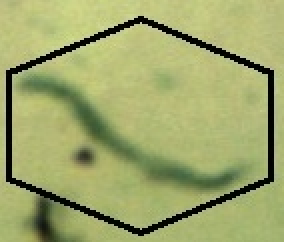
#> input picture data-sample/train-test/Mannual_Microscope-2_set1/BoundingBoxImages/artifacts/11_bbox_1.jpg, 142 x 121 px (shown 2 times larger)
$ python -i app.py   (imports and definitions only)
#> lines starting #> are read from the running program, lines starting #| are printed output that depends on the picture; after the words box and inside, x2 and y2 are one past the last pixel; in counts of white or black regions, pixels touching at a corner belong together
from flask import Flask, render_template, request, redirect
import os
import cv2
import numpy as np
import pandas as pd
import joblib
from skimage.morphology import remove_small_objects
import matplotlib
import matplotlib.pyplot as plt
import io
import base64
from flask import send_file

# [1 line not run here, left out]
UPLOAD_FOLDER = 'static/uploads/'
# [1 line that did not run here, left out]

# [1 line not run here, left out]
img_shape = (600, 800)

# [3 lines that did not run here, left out]

# [22 lines that did not run here, left out]


def process_image(img_file_path):
    orig_img = cv2.imread(img_file_path)
#> orig_img is the input picture: shape (121, 142, 3); mean B, G, R 107.1, 166.9, 158.6

    if orig_img is None:
        raise ValueError(f"Failed to load image from path {img_file_path}. Ensure the file is an image and is not corrupted.")

    orig_img_shape = orig_img.shape
#> orig_img_shape = (121, 142, 3)
    img = orig_img.copy()
    img_gray = cv2.cvtColor(img, cv2.COLOR_BGR2GRAY)
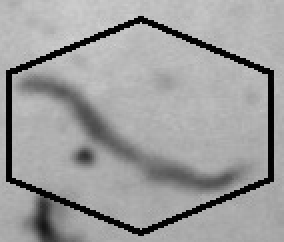
#> img_gray: shape (121, 142) (shown 2 times larger); min 0, max 210, mean 157.6
    _, img_th = cv2.threshold(img_gray, 30, 255, cv2.THRESH_BINARY_INV)
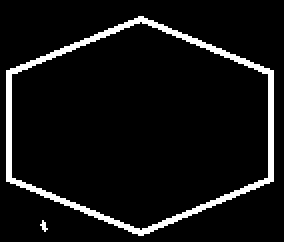
#> img_th: shape (121, 142) (shown 2 times larger); 7% white; 2 white regions (1 under 20 px), largest, box (x1, y1, x2, y2) and area: (3, 8, 137, 118) 1183
    img_th_inv = 255 - img_th

    img_seg = image_segmentation(img, orig_img_shape)

    img_shape = (600, 800)
    img_seg = cv2.resize(img_seg, (img_shape[1], img_shape[0]))

    img_pp = image_postprocess(img_seg)

    # contours, _ = cv2.findContours(img_pp, cv2.RETR_EXTERNAL, cv2.CHAIN_APPROX_SIMPLE)

    contours_filt = find_contours(img_pp, img_shape)

    cols_data = ['Area', 'Relative convex area', 'Circularity', 'Compactness', 'Eccentricity', 'Class']
    # data_test = pd.DataFrame(columns=cols_data)

    img_cnt = np.zeros(img_shape, np.uint8)

    features_list = []

    for cnt in contours_filt:
        features = extract_features(cnt)
        cnt_centre, area, roughness, rel_conv_area, eccentricity, circularity, compactness, eccentricity = features
        cls_lbl = None
        img_cnt = cv2.drawContours(img_cnt, [cnt], -1, 255, 3)

        features_list.append({
            'Area': area,
            'Roughness': roughness,
            'Relative convex area': rel_conv_area,
            'Circularity': circularity,
            'Compactness': compactness,
            'Eccentricity': eccentricity,
            'Class': cls_lbl
        })

    data_test = pd.DataFrame(features_list)

    data_test.drop(["Roughness"],axis=1,inplace=True)

    X_final_test = data_test.iloc[:,:-1]

    y_final_test = rf.predict(X_final_test)

    data_test["Class"] = y_final_test

    # print(y_final_test)
    pd.set_option('display.max_rows',None)
    img_bb = img_cnt.copy()
    for i in range(len(contours_filt)):
        cnt = contours_filt[i]
        (x_ell,y_ell),(ma,MA),angle = cv2.fitEllipse(cnt)
        x_rect,y_rect,w,h = cv2.boundingRect(cnt)
        if (data_test.iloc[i,-1]=='1'):
            #cv2.circle(img_bb,(int(x_ell),int(y_ell)),int(MA),255,3)
            cv2.ellipse(img_bb, (int(x_ell),int(y_ell)), (int(ma),int(MA)), int(angle), 0, 360, color=255, thickness=3)
        elif (data_test.iloc[i,-1]=='2'):
            cv2.rectangle(img_bb, (x_rect, y_rect), (x_rect+w, y_rect+h), 255, 3)

    num_sing_tb_list = []
    for i in range(data_test.shape[0]):
        sing_tb_count = 0
        if (data_test["Class"][i]=="1"):
            sing_tb_count+=1
        elif (data_test["Class"][i]=="2"):
            cnt = contours_filt[i]
            sing_tb_count,defects = count_single_bacillus(cnt)
            sing_tb_count = max(1,sing_tb_count)
        num_sing_tb_list.append(sing_tb_count)

    bacilli_count = sum(num_sing_tb_list)

    matplotlib.rcParams.update({'font.size': 15})
    fig, ax = plt.subplots(2, 2, figsize=(20, 15))
    ax[0, 0].imshow(cv2.cvtColor(orig_img, cv2.COLOR_BGR2RGB))
    ax[0, 0].set_xlabel("Original Image")
    ax[0, 1].imshow(img_pp, cmap='gray')
    ax[0, 1].set_xlabel("Post processed image")
    ax[1, 0].imshow(cv2.cvtColor(orig_img, cv2.COLOR_BGR2RGB))
    ax[1, 0].set_xlabel("Original Image")
    ax[1, 1].imshow(cv2.cvtColor(img_bb, cv2.COLOR_BGR2RGB))
    ax[1, 1].set_xlabel("Image with bounding boxes")

    plot_image_path = os.path.join(app.config['UPLOAD_FOLDER'], 'plot_image.png')
    plt.savefig(plot_image_path)
    plt.close(fig)

    # Convert DataFrame to HTML for rendering
    data_test_html = data_test.to_html()

    return bacilli_count, plot_image_path, data_test_html, num_sing_tb_list


# Function definition of image segmentation to separate the potential bacilli objects from image background

def image_segmentation(img, orig_img_shape):
#> called with orig_img_shape = (121, 142, 3)
    orig_img_shape = img.shape
#> orig_img_shape = (121, 142, 3)
    img_ycrcb = cv2.cvtColor(img, cv2.COLOR_BGR2YCrCb)
#> img_ycrcb: shape (121, 142, 3); mean of channels 0, 1, 2 157.6, 128.7, 99.5
    img_cr = img_ycrcb[:,:,1]
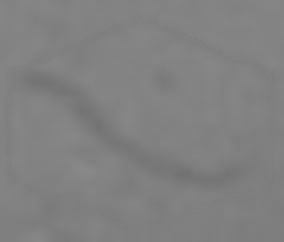
#> img_cr: shape (121, 142) (shown 2 times larger); min 114, max 136, mean 128.7
    cr_hist,_ = np.histogram(img_cr.ravel(),256,[0,256])
#> cr_hist = 256 values, max 3061 at index 131, min 0 at index 0, mean 67.12
    cr_hist_diff = np.diff(cr_hist)
#> cr_hist_diff = 255 values, max 1031 at index 126, min -1619 at index 132, mean 0

    img_lab = cv2.cvtColor(img, cv2.COLOR_BGR2LAB)
#> img_lab: shape (121, 142, 3); mean of channels 0, 1, 2 168.3, 115.5, 157.5
    img_a = img_lab[:,:,1]
    a_hist,_ = np.histogram(img_a.ravel(),256,[0,256])
#> a_hist = 256 values, max 3158 at index 115, min 0 at index 0, mean 67.12
    a_hist_diff = np.diff(a_hist)
#> a_hist_diff = 255 values, max 1220 at index 114, min -1204 at index 117, mean 0

    int_lvls = np.arange(0,255)

    cr_hist_th = int(-18000*(orig_img_shape[0]*orig_img_shape[1])/(1200*900))
#> cr_hist_th = -286
    if (int_lvls[cr_hist_diff<=cr_hist_th].size!=0):
        cr_th_i = np.max(int_lvls[cr_hist_diff<=cr_hist_th])
#> cr_th_i = 133
    else:
        cr_th_i = np.argmax(cr_hist)

    a_hist_th = int(-1000*(orig_img_shape[0]*orig_img_shape[1])/(1200*900))
#> a_hist_th = -15
    if (int_lvls[a_hist_diff<=a_hist_th].size!=0):
        a_th_i = np.max(int_lvls[a_hist_diff<=a_hist_th])
#> a_th_i = 128
    else:
        a_th_i = np.argmax(a_hist)


    a_th = a_th_i
#> a_th = 128
    cr_th = cr_th_i
#> cr_th = 133
    _, img_a_th = cv2.threshold(img_a, a_th, 255, cv2.THRESH_BINARY)
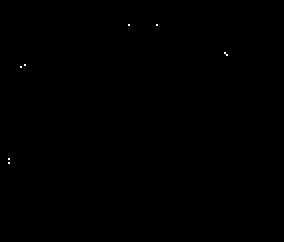
#> img_a_th: shape (121, 142) (shown 2 times larger); 0.05% white in thin lines or dots, all inside (x1, y1, x2, y2) = (4, 12, 114, 82)
    _, img_cr_th = cv2.threshold(img_cr, cr_th, 255, cv2.THRESH_BINARY)
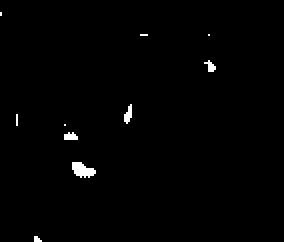
#> img_cr_th: shape (121, 142) (shown 2 times larger); 0.88% white; 10 white regions (7 under 20 px), largest, box (x1, y1, x2, y2) and area: (36, 81, 48, 89) 63, (62, 52, 66, 62) 25, (32, 66, 39, 70) 22

    img_seg = cv2.bitwise_and(img_cr_th,img_a_th)
#> img_seg: shape (121, 142); every value is 0
#> in process_image, `img_seg = cv2.resize(img_seg, (img_shape[1], img_shape[0]))`: img_seg: shape (600, 800); every value is 0

    return img_seg

# Function definition of image postprocessing to remove small size artifacts from segmented image

def image_postprocess(img_seg):

    # Removing small size artifacts on segmented image
    img_bin1 = (img_seg//255).astype(bool)
    img_rem1 = remove_small_objects(img_bin1,min_size=20,connectivity=8).astype('uint8')*255
    #img_fill = (remove_small_holes(img_rem1,area_threshold=5000,connectivity=8)).astype('uint8')*255
    #img_bin2 = (img_fill//255).astype(bool)
    #img_rem2 = remove_small_objects(img_bin2,min_size=50,connectivity=8).astype('uint8')*255
    img_pp = img_rem1.copy()

    return img_pp

# Function definition to assign class label to each image object

# [70 lines left out: functions label_image_objects, get_class_lbl, extract_features, not called in this run]

# Function definition to find contours of objects present on the post processed labelled image

def find_contours(img_pp_lbl, img_shape):
#> called with img_shape = (600, 800)
    contours,_ = cv2.findContours(img_pp_lbl, cv2.RETR_EXTERNAL, cv2.CHAIN_APPROX_SIMPLE)
#> contours = []
    area_th = 2000
    contours_filt = []
    for cnt in contours:
        if (len(cnt)<5):
            continue
        (x,y),(ma,MA),angle = cv2.fitEllipse(cnt)
        area = cv2.contourArea(cnt)
        area_ell = np.pi*ma*MA/4
        if (x>img_shape[1] or x<0 or y>img_shape[0] or y<0 or area<5 or area>area_th):
            continue
        contours_filt.append(cnt)
#> this loop made 0 passes
#> after the loop, contours_filt = []

    return contours_filt

# [36 lines left out: function count_single_bacillus, not called in this run]

# [2 lines not run here, left out]

>>> result = process_image('../data-sample/train-test/Mannual_Microscope-2_set1/BoundingBoxImages/artifacts/11_bbox_1.jpg')
#> in process_image, `data_test = pd.DataFrame(features_list)`: data_test = table of 0 rows and 0 columns
#> (the run stopped early here; a loop or call above may not have finished)

$ run again, on data-sample/train-test/Mannual_Microscope-2_set1/BoundingBoxImages/artifacts/13_bbox_2.jpg
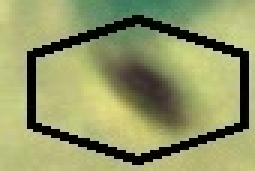
#> input picture data-sample/train-test/Mannual_Microscope-2_set1/BoundingBoxImages/artifacts/13_bbox_2.jpg, 85 x 57 px (shown 3 times larger)
#> in process_image, orig_img is the input picture: shape (57, 85, 3); mean B, G, R 102.5, 152.1, 146
#> img_th: shape (57, 85); 12.4% white; 1 white region, box (x1, y1, x2, y2) and area: (9, 5, 83, 55) 599
#> img_th_inv: shape (57, 85); 87.6% white; 1 black region, box (x1, y1, x2, y2) and area: (9, 5, 83, 55) 599
#> img_ycrcb: shape (57, 85, 3); mean of channels 0, 1, 2 144.6, 129, 104.2
#> in image_segmentation, `img_cr = img_ycrcb[:,:,1]`:
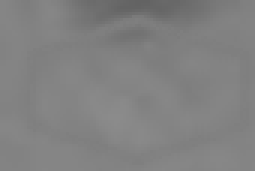
#> img_cr: shape (57, 85) (shown 3 times larger); min 99, max 139, mean 129
#> cr_hist = 256 values, max 677 at index 132, min 0 at index 0, mean 18.93
#> cr_hist_diff = 255 values, max 214 at index 126, min -329 at index 133, mean 0
#> img_lab: shape (57, 85, 3); mean of channels 0, 1, 2 153.9, 117.9, 152.6
#> a_hist = 256 values, max 648 at index 117, min 0 at index 0, mean 18.93
#> a_hist_diff = 255 values, max 273 at index 127, min -277 at index 128, mean 0
#> cr_th_i = 134
#> a_th_i = 133
#> cr_th = 134
#> img_a_th: shape (57, 85); 0.04% white in thin lines or dots, all inside (x1, y1, x2, y2) = (48, 26, 50, 28)
#> in image_segmentation, `_, img_cr_th = cv2.threshold(img_cr, cr_th, 255, cv2.THRESH_BINARY)`:
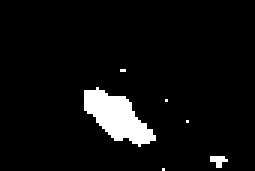
#> img_cr_th: shape (57, 85) (shown 3 times larger); 5.5% white; 6 white regions (5 under 20 px), largest, box (x1, y1, x2, y2) and area: (28, 29, 52, 49) 248
#> contours = []
#> data_test = table of 0 rows and 0 columns
